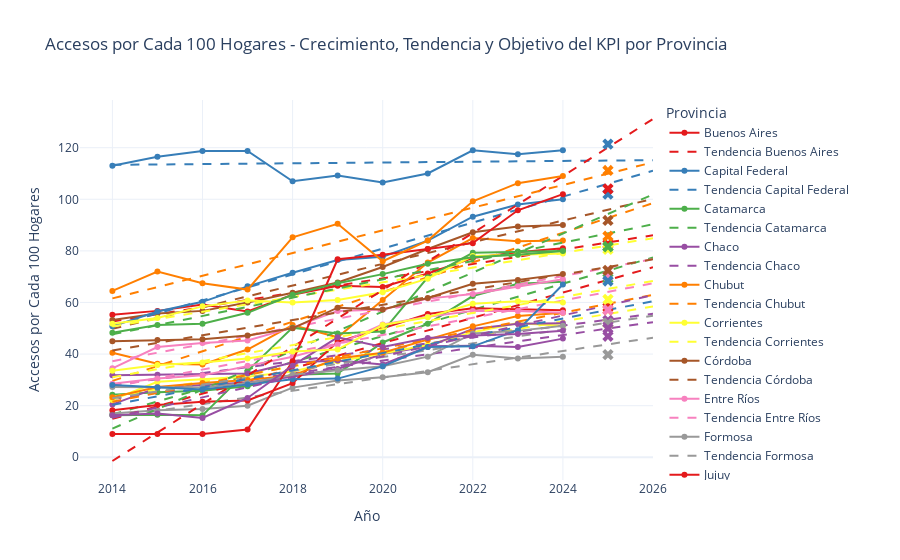

Notebook cell for this chart:
### Markdown cell above
### Analisis 4:
* Objetivo: Identificar las provincias con más accesos a internet cada 100 hogares, también crecimiento y tendencias
* Metodo: Crear un grafico de lineas marcando los valores historicos y graficando linea de tendencia

### Code cell
#leer csv
df_acc_hog = pd.read_csv('datasets/Internet_Penetracion-hogares.csv')

#asegurarse de que los anos sean numericos
df_acc_hog['año'] = pd.to_numeric(df_acc_hog['año'], errors='coerce')

#borrar filas con nulos
df_acc_hog = df_acc_hog.dropna()

#agrupar por ano y provincia, calculando la media de accesos_por_cada_100_hogares
df_grouped = df_acc_hog.groupby(['año', 'provincia'])['accesos_por_cada_100_hogares'].mean().reset_index()

#crear grafico inicial
fig = go.Figure()

#listar provincias
provincias = df_grouped['provincia'].unique()

#definir colores
colores = px.colors.qualitative.Set1

#graficar la tendencia por provincia como antes
for i, provincia in enumerate(provincias):
    #filtrar los datos por provincia
    df_provincia = df_grouped[df_grouped['provincia'] == provincia]
    
    #graficar los puntos originales con la media por ano
    fig.add_trace(go.Scatter(x=df_provincia['año'], 
                             y=df_provincia['accesos_por_cada_100_hogares'],
                             mode='lines+markers',
                             name=provincia,
                             line=dict(color=colores[i % len(colores)], width=2)))

    #crear y ajustar un modelo de regresion lineal
    X = df_provincia[['año']]
    y = df_provincia['accesos_por_cada_100_hogares']
    
    model = LinearRegression()
    model.fit(X, y)

    #predecir los valores hasta 2026
    future_years = np.array(range(df_grouped['año'].min(), 2027)).reshape(-1, 1)
    predictions = model.predict(future_years)

    #graficar la linea de tendencia suavizada
    fig.add_trace(go.Scatter(x=future_years.flatten(), 
                             y=predictions,
                             mode='lines',
                             name=f'Tendencia {provincia}',
                             line=dict(dash='dash', color=colores[i % len(colores)], width=2)))

#calculo del kpi del incremento del 2%
ultimo_año = df_grouped['año'].max()
df_ultimo_año = df_grouped[df_grouped['año'] == ultimo_año]

#anadir una columna con el objetivo del incremento del 2%
df_ultimo_año['objetivo_2'] = df_ultimo_año['accesos_por_cada_100_hogares'] * 1.02

#graficar los puntos del objetivo del incremento del 2%
for i, provincia in enumerate(provincias):
    df_provincia_objetivo = df_ultimo_año[df_ultimo_año['provincia'] == provincia]
    fig.add_trace(go.Scatter(x=[ultimo_año + 1], 
                             y=df_provincia_objetivo['objetivo_2'],
                             mode='markers',
                             name=f'Objetivo 2% {provincia}',
                             marker=dict(symbol='x', color=colores[i % len(colores)], size=10)))

#ajustar el diseno del grafico
fig.update_layout(
    title='Accesos por Cada 100 Hogares - Crecimiento, Tendencia y Objetivo del KPI por Provincia',
    xaxis_title='Año',
    yaxis_title='Accesos por Cada 100 Hogares',
    legend_title='Provincia',
    hovermode='x unified',
    template='plotly_white'
)

#mostrar el grafico
fig.show()

### Figure 1 — Plotly figure (JSON) as saved in the notebook; plotly's stock layout.template omitted (floating-point values rounded to 4 significant figures)
{"data": [{"line": {"color": "rgb(228,26,28)", "width": 2}, "mode": "lines+markers", "name": "Buenos Aires", "type": "scatter", "x": [2014, 2015, 2016, 2017, 2018, 2019, 2020, 2021, 2022, 2023, 2024], "y": [55.25, 56.75, 59.25, 56.5, 63, 66.5, 66, 71.25, 77.25, 79.5, 81]}, {"line": {"color": "rgb(228,26,28)", "dash": "dash", "width": 2}, "mode": "lines", "name": "Tendencia Buenos Aires", "type": "scatter", "x": [2014, 2015, 2016, 2017, 2018, 2019, 2020, 2021, 2022, 2023, 2024, 2025, 2026], "y": [52.65, 55.43, 58.22, 61, 63.78, 66.57, 69.35, 72.14, 74.92, 77.7, 80.49, 83.27, 86.06]}, {"line": {"color": "rgb(55,126,184)", "width": 2}, "mode": "lines+markers", "name": "Capital Federal", "type": "scatter", "x": [2014, 2015, 2016, 2017, 2018, 2019, 2020, 2021, 2022, 2023, 2024], "y": [113, 116.5, 118.8, 118.8, 107, 109.2, 106.5, 110, 119, 117.5, 119]}, {"line": {"color": "rgb(55,126,184)", "dash": "dash", "width": 2}, "mode": "lines", "name": "Tendencia Capital Federal", "type": "scatter", "x": [2014, 2015, 2016, 2017, 2018, 2019, 2020, 2021, 2022, 2023, 2024, 2025, 2026], "y": [113.4, 113.5, 113.7, 113.8, 114.0, 114.1, 114.3, 114.4, 114.6, 114.7, 114.9, 115.0, 115.2]}, {"line": {"color": "rgb(77,175,74)", "width": 2}, "mode": "lines+markers", "name": "Catamarca", "type": "scatter", "x": [2014, 2015, 2016, 2017, 2018, 2019, 2020, 2021, 2022, 2023, 2024], "y": [24.25, 25.25, 25.75, 27.5, 32, 32.5, 44.5, 51.75, 62.5, 67.25, 68]}, {"line": {"color": "rgb(77,175,74)", "dash": "dash", "width": 2}, "mode": "lines", "name": "Tendencia Catamarca", "type": "scatter", "x": [2014, 2015, 2016, 2017, 2018, 2019, 2020, 2021, 2022, 2023, 2024, 2025, 2026], "y": [16.57, 21.64, 26.71, 31.79, 36.86, 41.93, 47.0, 52.08, 57.15, 62.22, 67.3, 72.37, 77.44]}, {"line": {"color": "rgb(152,78,163)", "width": 2}, "mode": "lines+markers", "name": "Chaco", "type": "scatter", "x": [2014, 2015, 2016, 2017, 2018, 2019, 2020, 2021, 2022, 2023, 2024], "y": [20.5, 27, 28, 29, 31.25, 34.25, 40, 43, 43.25, 42.75, 46]}, {"line": {"color": "rgb(152,78,163)", "dash": "dash", "width": 2}, "mode": "lines", "name": "Tendencia Chaco", "type": "scatter", "x": [2014, 2015, 2016, 2017, 2018, 2019, 2020, 2021, 2022, 2023, 2024, 2025, 2026], "y": [22.59, 25.07, 27.55, 30.04, 32.52, 35, 37.48, 39.96, 42.45, 44.93, 47.41, 49.89, 52.37]}, {"line": {"color": "rgb(255,127,0)", "width": 2}, "mode": "lines+markers", "name": "Chubut", "type": "scatter", "x": [2014, 2015, 2016, 2017, 2018, 2019, 2020, 2021, 2022, 2023, 2024], "y": [40.5, 36.25, 36, 41.75, 51.25, 46.5, 61, 75.5, 85, 83.75, 84]}, {"line": {"color": "rgb(255,127,0)", "dash": "dash", "width": 2}, "mode": "lines", "name": "Tendencia Chubut", "type": "scatter", "x": [2014, 2015, 2016, 2017, 2018, 2019, 2020, 2021, 2022, 2023, 2024, 2025, 2026], "y": [29.6, 35.35, 41.09, 46.83, 52.58, 58.32, 64.06, 69.8, 75.55, 81.29, 87.03, 92.78, 98.52]}, {"line": {"color": "rgb(255,255,51)", "width": 2}, "mode": "lines+markers", "name": "Corrientes", "type": "scatter", "x": [2014, 2015, 2016, 2017, 2018, 2019, 2020, 2021, 2022, 2023, 2024], "y": [22.25, 29.25, 30.25, 31.25, 33.25, 37.25, 40.25, 43.5, 48.5, 52, 51]}, {"line": {"color": "rgb(255,255,51)", "dash": "dash", "width": 2}, "mode": "lines", "name": "Tendencia Corrientes", "type": "scatter", "x": [2014, 2015, 2016, 2017, 2018, 2019, 2020, 2021, 2022, 2023, 2024, 2025, 2026], "y": [23.48, 26.4, 29.31, 32.23, 35.15, 38.07, 40.99, 43.9, 46.82, 49.74, 52.66, 55.58, 58.5]}, {"line": {"color": "rgb(166,86,40)", "width": 2}, "mode": "lines+markers", "name": "Córdoba", "type": "scatter", "x": [2014, 2015, 2016, 2017, 2018, 2019, 2020, 2021, 2022, 2023, 2024], "y": [53.25, 55.75, 56.75, 60, 63.75, 67.75, 73.75, 80.75, 87.25, 89.5, 90]}, {"line": {"color": "rgb(166,86,40)", "dash": "dash", "width": 2}, "mode": "lines", "name": "Tendencia Córdoba", "type": "scatter", "x": [2014, 2015, 2016, 2017, 2018, 2019, 2020, 2021, 2022, 2023, 2024, 2025, 2026], "y": [49.78, 53.98, 58.18, 62.38, 66.58, 70.77, 74.97, 79.17, 83.37, 87.56, 91.76, 95.96, 100.2]}, {"line": {"color": "rgb(247,129,191)", "width": 2}, "mode": "lines+markers", "name": "Entre Ríos", "type": "scatter", "x": [2014, 2015, 2016, 2017, 2018, 2019, 2020, 2021, 2022, 2023, 2024], "y": [34.5, 42.75, 44.25, 45.25, 50.25, 56.75, 57.25, 61.5, 63.25, 66.25, 69]}, {"line": {"color": "rgb(247,129,191)", "dash": "dash", "width": 2}, "mode": "lines", "name": "Tendencia Entre Ríos", "type": "scatter", "x": [2014, 2015, 2016, 2017, 2018, 2019, 2020, 2021, 2022, 2023, 2024, 2025, 2026], "y": [37.23, 40.53, 43.83, 47.13, 50.43, 53.73, 57.03, 60.33, 63.63, 66.93, 70.23, 73.53, 76.83]}, {"line": {"color": "rgb(153,153,153)", "width": 2}, "mode": "lines+markers", "name": "Formosa", "type": "scatter", "x": [2014, 2015, 2016, 2017, 2018, 2019, 2020, 2021, 2022, 2023, 2024], "y": [17, 18.25, 18.75, 20, 27, 29.75, 31, 33, 39.75, 38.25, 39]}, {"line": {"color": "rgb(153,153,153)", "dash": "dash", "width": 2}, "mode": "lines", "name": "Tendencia Formosa", "type": "scatter", "x": [2014, 2015, 2016, 2017, 2018, 2019, 2020, 2021, 2022, 2023, 2024, 2025, 2026], "y": [15.48, 18.05, 20.62, 23.2, 25.77, 28.34, 30.91, 33.49, 36.06, 38.63, 41.2, 43.78, 46.35]}, {"line": {"color": "rgb(228,26,28)", "width": 2}, "mode": "lines+markers", "name": "Jujuy", "type": "scatter", "x": [2014, 2015, 2016, 2017, 2018, 2019, 2020, 2021, 2022, 2023, 2024], "y": [18.25, 20.25, 21.5, 22, 28.75, 44.75, 50, 55.5, 57.75, 57.25, 57]}, {"line": {"color": "rgb(228,26,28)", "dash": "dash", "width": 2}, "mode": "lines", "name": "Tendencia Jujuy", "type": "scatter", "x": [2014, 2015, 2016, 2017, 2018, 2019, 2020, 2021, 2022, 2023, 2024, 2025, 2026], "y": [14.87, 19.77, 24.67, 29.57, 34.47, 39.36, 44.26, 49.16, 54.06, 58.95, 63.85, 68.75, 73.65]}, {"line": {"color": "rgb(55,126,184)", "width": 2}, "mode": "lines+markers", "name": "La Pampa", "type": "scatter", "x": [2014, 2015, 2016, 2017, 2018, 2019, 2020, 2021, 2022, 2023, 2024], "y": [50.75, 56.5, 60.25, 66.25, 71.5, 76.5, 77.75, 84, 93.25, 98, 100]}, {"line": {"color": "rgb(55,126,184)", "dash": "dash", "width": 2}, "mode": "lines", "name": "Tendencia La Pampa", "type": "scatter", "x": [2014, 2015, 2016, 2017, 2018, 2019, 2020, 2021, 2022, 2023, 2024, 2025, 2026], "y": [50.75, 55.78, 60.8, 65.83, 70.86, 75.89, 80.91, 85.94, 90.97, 96.0, 101.0, 106.0, 111.1]}, {"line": {"color": "rgb(77,175,74)", "width": 2}, "mode": "lines+markers", "name": "La Rioja", "type": "scatter", "x": [2014, 2015, 2016, 2017, 2018, 2019, 2020, 2021, 2022, 2023, 2024], "y": [16.25, 16.5, 16.25, 33.5, 50.25, 48, 48.75, 69.75, 79.25, 79.75, 80]}, {"line": {"color": "rgb(77,175,74)", "dash": "dash", "width": 2}, "mode": "lines", "name": "Tendencia La Rioja", "type": "scatter", "x": [2014, 2015, 2016, 2017, 2018, 2019, 2020, 2021, 2022, 2023, 2024, 2025, 2026], "y": [11.12, 18.69, 26.25, 33.81, 41.37, 48.93, 56.49, 64.05, 71.62, 79.18, 86.74, 94.3, 101.9]}, {"line": {"color": "rgb(152,78,163)", "width": 2}, "mode": "lines+markers", "name": "Mendoza", "type": "scatter", "x": [2014, 2015, 2016, 2017, 2018, 2019, 2020, 2021, 2022, 2023, 2024], "y": [31.75, 32, 32, 32.5, 36.75, 37.5, 36, 42.75, 49.75, 51.75, 52]}, {"line": {"color": "rgb(152,78,163)", "dash": "dash", "width": 2}, "mode": "lines", "name": "Tendencia Mendoza", "type": "scatter", "x": [2014, 2015, 2016, 2017, 2018, 2019, 2020, 2021, 2022, 2023, 2024, 2025, 2026], "y": [28.01, 30.31, 32.62, 34.92, 37.22, 39.52, 41.82, 44.13, 46.43, 48.73, 51.03, 53.34, 55.64]}, {"line": {"color": "rgb(255,127,0)", "width": 2}, "mode": "lines+markers", "name": "Misiones", "type": "scatter", "x": [2014, 2015, 2016, 2017, 2018, 2019, 2020, 2021, 2022, 2023, 2024], "y": [23.25, 27.25, 28.75, 30, 31.75, 38.25, 40.5, 45.5, 50.75, 54.75, 56]}, {"line": {"color": "rgb(255,127,0)", "dash": "dash", "width": 2}, "mode": "lines", "name": "Tendencia Misiones", "type": "scatter", "x": [2014, 2015, 2016, 2017, 2018, 2019, 2020, 2021, 2022, 2023, 2024, 2025, 2026], "y": [21.55, 25.0, 28.45, 31.9, 35.35, 38.8, 42.25, 45.7, 49.15, 52.6, 56.05, 59.5, 62.95]}, {"line": {"color": "rgb(255,255,51)", "width": 2}, "mode": "lines+markers", "name": "Neuquén", "type": "scatter", "x": [2014, 2015, 2016, 2017, 2018, 2019, 2020, 2021, 2022, 2023, 2024], "y": [51.75, 54, 58.5, 60.75, 60, 61, 64, 69.25, 78, 78.5, 79]}, {"line": {"color": "rgb(255,255,51)", "dash": "dash", "width": 2}, "mode": "lines", "name": "Tendencia Neuquén", "type": "scatter", "x": [2014, 2015, 2016, 2017, 2018, 2019, 2020, 2021, 2022, 2023, 2024, 2025, 2026], "y": [50.72, 53.57, 56.42, 59.27, 62.12, 64.98, 67.83, 70.68, 73.53, 76.39, 79.24, 82.09, 84.94]}, {"line": {"color": "rgb(166,86,40)", "width": 2}, "mode": "lines+markers", "name": "Río Negro", "type": "scatter", "x": [2014, 2015, 2016, 2017, 2018, 2019, 2020, 2021, 2022, 2023, 2024], "y": [45, 45.5, 45.75, 47.25, 50, 58, 57.25, 61.75, 67.25, 68.75, 71]}, {"line": {"color": "rgb(166,86,40)", "dash": "dash", "width": 2}, "mode": "lines", "name": "Tendencia Río Negro", "type": "scatter", "x": [2014, 2015, 2016, 2017, 2018, 2019, 2020, 2021, 2022, 2023, 2024, 2025, 2026], "y": [41.42, 44.36, 47.31, 50.25, 53.19, 56.14, 59.08, 62.02, 64.97, 67.91, 70.85, 73.8, 76.74]}, {"line": {"color": "rgb(247,129,191)", "width": 2}, "mode": "lines+markers", "name": "Salta", "type": "scatter", "x": [2014, 2015, 2016, 2017, 2018, 2019, 2020, 2021, 2022, 2023, 2024], "y": [28.5, 30.5, 31.75, 35.5, 39, 43.75, 51.5, 54.5, 56.75, 56.75, 56]}, {"line": {"color": "rgb(247,129,191)", "dash": "dash", "width": 2}, "mode": "lines", "name": "Tendencia Salta", "type": "scatter", "x": [2014, 2015, 2016, 2017, 2018, 2019, 2020, 2021, 2022, 2023, 2024, 2025, 2026], "y": [27.32, 30.66, 34.01, 37.35, 40.7, 44.05, 47.39, 50.74, 54.08, 57.43, 60.77, 64.12, 67.46]}, {"line": {"color": "rgb(153,153,153)", "width": 2}, "mode": "lines+markers", "name": "San Juan", "type": "scatter", "x": [2014, 2015, 2016, 2017, 2018, 2019, 2020, 2021, 2022, 2023, 2024], "y": [27.25, 27, 27, 28.75, 32, 33.75, 35.25, 39, 48, 49, 51]}, {"line": {"color": "rgb(153,153,153)", "dash": "dash", "width": 2}, "mode": "lines", "name": "Tendencia San Juan", "type": "scatter", "x": [2014, 2015, 2016, 2017, 2018, 2019, 2020, 2021, 2022, 2023, 2024, 2025, 2026], "y": [22.84, 25.51, 28.18, 30.85, 33.51, 36.18, 38.85, 41.52, 44.19, 46.85, 49.52, 52.19, 54.86]}, {"line": {"color": "rgb(228,26,28)", "width": 2}, "mode": "lines+markers", "name": "San Luis", "type": "scatter", "x": [2014, 2015, 2016, 2017, 2018, 2019, 2020, 2021, 2022, 2023, 2024], "y": [9, 9, 9, 10.75, 37.25, 76.75, 78.5, 80.75, 83, 95.75, 102]}, {"line": {"color": "rgb(228,26,28)", "dash": "dash", "width": 2}, "mode": "lines", "name": "Tendencia San Luis", "type": "scatter", "x": [2014, 2015, 2016, 2017, 2018, 2019, 2020, 2021, 2022, 2023, 2024, 2025, 2026], "y": [-1.443, 9.605, 20.65, 31.7, 42.75, 53.8, 64.84, 75.89, 86.94, 97.99, 109.0, 120.1, 131.1]}, {"line": {"color": "rgb(55,126,184)", "width": 2}, "mode": "lines+markers", "name": "Santa Cruz", "type": "scatter", "x": [2014, 2015, 2016, 2017, 2018, 2019, 2020, 2021, 2022, 2023, 2024], "y": [28, 27, 26.25, 28.25, 30.25, 30.5, 35.25, 42.75, 43, 49.25, 67]}, {"line": {"color": "rgb(55,126,184)", "dash": "dash", "width": 2}, "mode": "lines", "name": "Tendencia Santa Cruz", "type": "scatter", "x": [2014, 2015, 2016, 2017, 2018, 2019, 2020, 2021, 2022, 2023, 2024, 2025, 2026], "y": [20.31, 23.65, 27.0, 30.35, 33.7, 37.05, 40.39, 43.74, 47.09, 50.44, 53.78, 57.13, 60.48]}, {"line": {"color": "rgb(77,175,74)", "width": 2}, "mode": "lines+markers", "name": "Santa Fe", "type": "scatter", "x": [2014, 2015, 2016, 2017, 2018, 2019, 2020, 2021, 2022, 2023, 2024], "y": [48.25, 51.25, 51.75, 56, 63, 67.5, 71, 75, 77.5, 78.5, 80]}, {"line": {"color": "rgb(77,175,74)", "dash": "dash", "width": 2}, "mode": "lines", "name": "Tendencia Santa Fe", "type": "scatter", "x": [2014, 2015, 2016, 2017, 2018, 2019, 2020, 2021, 2022, 2023, 2024, 2025, 2026], "y": [47.66, 51.21, 54.77, 58.32, 61.88, 65.43, 68.99, 72.54, 76.1, 79.65, 83.2, 86.76, 90.31]}, {"line": {"color": "rgb(152,78,163)", "width": 2}, "mode": "lines+markers", "name": "Santiago Del Estero", "type": "scatter", "x": [2014, 2015, 2016, 2017, 2018, 2019, 2020, 2021, 2022, 2023, 2024], "y": [16.25, 17, 15.25, 23, 35.5, 46.5, 42.75, 46.25, 47.25, 47.75, 49]}, {"line": {"color": "rgb(152,78,163)", "dash": "dash", "width": 2}, "mode": "lines", "name": "Tendencia Santiago Del Estero", "type": "scatter", "x": [2014, 2015, 2016, 2017, 2018, 2019, 2020, 2021, 2022, 2023, 2024, 2025, 2026], "y": [15.3, 19.26, 23.23, 27.2, 31.17, 35.14, 39.1, 43.07, 47.04, 51.01, 54.98, 58.95, 62.91]}, {"line": {"color": "rgb(255,127,0)", "width": 2}, "mode": "lines+markers", "name": "Tierra Del Fuego", "type": "scatter", "x": [2014, 2015, 2016, 2017, 2018, 2019, 2020, 2021, 2022, 2023, 2024], "y": [64.5, 72, 67.5, 65, 85.25, 90.5, 76, 84, 99.25, 106.2, 109]}, {"line": {"color": "rgb(255,127,0)", "dash": "dash", "width": 2}, "mode": "lines", "name": "Tendencia Tierra Del Fuego", "type": "scatter", "x": [2014, 2015, 2016, 2017, 2018, 2019, 2020, 2021, 2022, 2023, 2024, 2025, 2026], "y": [61.59, 65.99, 70.38, 74.78, 79.17, 83.57, 87.96, 92.36, 96.75, 101.1, 105.5, 109.9, 114.3]}, {"line": {"color": "rgb(255,255,51)", "width": 2}, "mode": "lines+markers", "name": "Tucumán", "type": "scatter", "x": [2014, 2015, 2016, 2017, 2018, 2019, 2020, 2021, 2022, 2023, 2024], "y": [33.5, 35.75, 36.75, 38.25, 41, 41.75, 51.25, 54.25, 59.5, 60.5, 60]}, {"line": {"color": "rgb(255,255,51)", "dash": "dash", "width": 2}, "mode": "lines", "name": "Tendencia Tucumán", "type": "scatter", "x": [2014, 2015, 2016, 2017, 2018, 2019, 2020, 2021, 2022, 2023, 2024, 2025, 2026], "y": [31.05, 34.15, 37.26, 40.37, 43.48, 46.59, 49.7, 52.81, 55.92, 59.03, 62.14, 65.25, 68.35]}, {"marker": {"color": "rgb(228,26,28)", "size": 10, "symbol": "x"}, "mode": "markers", "name": "Objetivo 2% Buenos Aires", "type": "scatter", "x": [2025], "y": [82.62]}, {"marker": {"color": "rgb(55,126,184)", "size": 10, "symbol": "x"}, "mode": "markers", "name": "Objetivo 2% Capital Federal", "type": "scatter", "x": [2025], "y": [121.4]}, {"marker": {"color": "rgb(77,175,74)", "size": 10, "symbol": "x"}, "mode": "markers", "name": "Objetivo 2% Catamarca", "type": "scatter", "x": [2025], "y": [69.36]}, {"marker": {"color": "rgb(152,78,163)", "size": 10, "symbol": "x"}, "mode": "markers", "name": "Objetivo 2% Chaco", "type": "scatter", "x": [2025], "y": [46.92]}, {"marker": {"color": "rgb(255,127,0)", "size": 10, "symbol": "x"}, "mode": "markers", "name": "Objetivo 2% Chubut", "type": "scatter", "x": [2025], "y": [85.68]}, {"marker": {"color": "rgb(255,255,51)", "size": 10, "symbol": "x"}, "mode": "markers", "name": "Objetivo 2% Corrientes", "type": "scatter", "x": [2025], "y": [52.02]}, {"marker": {"color": "rgb(166,86,40)", "size": 10, "symbol": "x"}, "mode": "markers", "name": "Objetivo 2% Córdoba", "type": "scatter", "x": [2025], "y": [91.8]}, {"marker": {"color": "rgb(247,129,191)", "size": 10, "symbol": "x"}, "mode": "markers", "name": "Objetivo 2% Entre Ríos", "type": "scatter", "x": [2025], "y": [70.38]}, {"marker": {"color": "rgb(153,153,153)", "size": 10, "symbol": "x"}, "mode": "markers", "name": "Objetivo 2% Formosa", "type": "scatter", "x": [2025], "y": [39.78]}, {"marker": {"color": "rgb(228,26,28)", "size": 10, "symbol": "x"}, "mode": "markers", "name": "Objetivo 2% Jujuy", "type": "scatter", "x": [2025], "y": [58.14]}, {"marker": {"color": "rgb(55,126,184)", "size": 10, "symbol": "x"}, "mode": "markers", "name": "Objetivo 2% La Pampa", "type": "scatter", "x": [2025], "y": [102]}, {"marker": {"color": "rgb(77,175,74)", "size": 10, "symbol": "x"}, "mode": "markers", "name": "Objetivo 2% La Rioja", "type": "scatter", "x": [2025], "y": [81.6]}, {"marker": {"color": "rgb(152,78,163)", "size": 10, "symbol": "x"}, "mode": "markers", "name": "Objetivo 2% Mendoza", "type": "scatter", "x": [2025], "y": [53.04]}, {"marker": {"color": "rgb(255,127,0)", "size": 10, "symbol": "x"}, "mode": "markers", "name": "Objetivo 2% Misiones", "type": "scatter", "x": [2025], "y": [57.12]}, {"marker": {"color": "rgb(255,255,51)", "size": 10, "symbol": "x"}, "mode": "markers", "name": "Objetivo 2% Neuquén", "type": "scatter", "x": [2025], "y": [80.58]}, {"marker": {"color": "rgb(166,86,40)", "size": 10, "symbol": "x"}, "mode": "markers", "name": "Objetivo 2% Río Negro", "type": "scatter", "x": [2025], "y": [72.42]}, {"marker": {"color": "rgb(247,129,191)", "size": 10, "symbol": "x"}, "mode": "markers", "name": "Objetivo 2% Salta", "type": "scatter", "x": [2025], "y": [57.12]}, {"marker": {"color": "rgb(153,153,153)", "size": 10, "symbol": "x"}, "mode": "markers", "name": "Objetivo 2% San Juan", "type": "scatter", "x": [2025], "y": [52.02]}, {"marker": {"color": "rgb(228,26,28)", "size": 10, "symbol": "x"}, "mode": "markers", "name": "Objetivo 2% San Luis", "type": "scatter", "x": [2025], "y": [104.0]}, {"marker": {"color": "rgb(55,126,184)", "size": 10, "symbol": "x"}, "mode": "markers", "name": "Objetivo 2% Santa Cruz", "type": "scatter", "x": [2025], "y": [68.34]}, {"marker": {"color": "rgb(77,175,74)", "size": 10, "symbol": "x"}, "mode": "markers", "name": "Objetivo 2% Santa Fe", "type": "scatter", "x": [2025], "y": [81.6]}, {"marker": {"color": "rgb(152,78,163)", "size": 10, "symbol": "x"}, "mode": "markers", "name": "Objetivo 2% Santiago Del Estero", "type": "scatter", "x": [2025], "y": [49.98]}, {"marker": {"color": "rgb(255,127,0)", "size": 10, "symbol": "x"}, "mode": "markers", "name": "Objetivo 2% Tierra Del Fuego", "type": "scatter", "x": [2025], "y": [111.2]}, {"marker": {"color": "rgb(255,255,51)", "size": 10, "symbol": "x"}, "mode": "markers", "name": "Objetivo 2% Tucumán", "type": "scatter", "x": [2025], "y": [61.2]}], "layout": {"hovermode": "x unified", "legend": {"title": {"text": "Provincia"}}, "title": {"text": "Accesos por Cada 100 Hogares - Crecimiento, Tendencia y Objetivo del KPI por Provincia"}, "xaxis": {"title": {"text": "Año"}}, "yaxis": {"title": {"text": "Accesos por Cada 100 Hogares"}}}}
